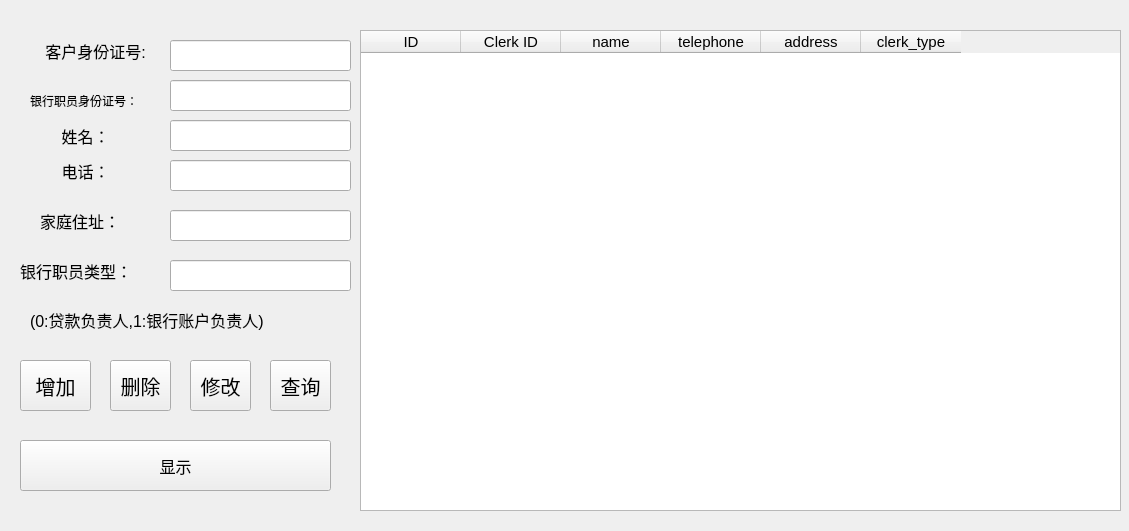
<?xml version="1.0" encoding="UTF-8"?>
<ui version="4.0">
 <class>ClientChange</class>
 <widget class="QWidget" name="ClientChange">
  <property name="geometry">
   <rect>
    <x>0</x>
    <y>0</y>
    <width>1129</width>
    <height>531</height>
   </rect>
  </property>
  <property name="windowTitle">
   <string>Client</string>
  </property>
  <widget class="QLineEdit" name="lineEdit_10">
   <property name="geometry">
    <rect>
     <x>170</x>
     <y>40</y>
     <width>181</width>
     <height>31</height>
    </rect>
   </property>
   <property name="font">
    <font>
     <pointsize>12</pointsize>
    </font>
   </property>
  </widget>
  <widget class="QLineEdit" name="lineEdit_14">
   <property name="geometry">
    <rect>
     <x>170</x>
     <y>260</y>
     <width>181</width>
     <height>31</height>
    </rect>
   </property>
   <property name="font">
    <font>
     <pointsize>12</pointsize>
    </font>
   </property>
  </widget>
  <widget class="QLineEdit" name="lineEdit_15">
   <property name="geometry">
    <rect>
     <x>170</x>
     <y>210</y>
     <width>181</width>
     <height>31</height>
    </rect>
   </property>
   <property name="font">
    <font>
     <pointsize>12</pointsize>
    </font>
   </property>
  </widget>
  <widget class="QLineEdit" name="lineEdit_11">
   <property name="geometry">
    <rect>
     <x>170</x>
     <y>160</y>
     <width>181</width>
     <height>31</height>
    </rect>
   </property>
   <property name="font">
    <font>
     <pointsize>12</pointsize>
    </font>
   </property>
  </widget>
  <widget class="QLabel" name="label">
   <property name="geometry">
    <rect>
     <x>10</x>
     <y>30</y>
     <width>171</width>
     <height>41</height>
    </rect>
   </property>
   <property name="font">
    <font>
     <pointsize>12</pointsize>
    </font>
   </property>
   <property name="text">
    <string>客户身份证号:</string>
   </property>
   <property name="alignment">
    <set>Qt::AlignCenter</set>
   </property>
  </widget>
  <widget class="QPushButton" name="pushButton_16">
   <property name="geometry">
    <rect>
     <x>20</x>
     <y>360</y>
     <width>71</width>
     <height>51</height>
    </rect>
   </property>
   <property name="font">
    <font>
     <pointsize>15</pointsize>
    </font>
   </property>
   <property name="text">
    <string>增加</string>
   </property>
  </widget>
  <widget class="QLabel" name="label_17">
   <property name="geometry">
    <rect>
     <x>40</x>
     <y>200</y>
     <width>91</width>
     <height>41</height>
    </rect>
   </property>
   <property name="font">
    <font>
     <pointsize>12</pointsize>
     <weight>50</weight>
     <bold>false</bold>
    </font>
   </property>
   <property name="text">
    <string>家庭住址：</string>
   </property>
  </widget>
  <widget class="QLabel" name="label_19">
   <property name="geometry">
    <rect>
     <x>20</x>
     <y>250</y>
     <width>131</width>
     <height>41</height>
    </rect>
   </property>
   <property name="font">
    <font>
     <pointsize>12</pointsize>
     <weight>50</weight>
     <bold>false</bold>
    </font>
   </property>
   <property name="text">
    <string>银行职员类型：</string>
   </property>
  </widget>
  <widget class="QLineEdit" name="lineEdit_12">
   <property name="geometry">
    <rect>
     <x>170</x>
     <y>120</y>
     <width>181</width>
     <height>31</height>
    </rect>
   </property>
   <property name="font">
    <font>
     <pointsize>12</pointsize>
    </font>
   </property>
  </widget>
  <widget class="QPushButton" name="pushButton_17">
   <property name="geometry">
    <rect>
     <x>110</x>
     <y>360</y>
     <width>61</width>
     <height>51</height>
    </rect>
   </property>
   <property name="font">
    <font>
     <pointsize>15</pointsize>
    </font>
   </property>
   <property name="text">
    <string>删除</string>
   </property>
  </widget>
  <widget class="QLabel" name="label_15">
   <property name="geometry">
    <rect>
     <x>30</x>
     <y>120</y>
     <width>111</width>
     <height>31</height>
    </rect>
   </property>
   <property name="font">
    <font>
     <pointsize>12</pointsize>
     <weight>50</weight>
     <bold>false</bold>
    </font>
   </property>
   <property name="text">
    <string>姓名：</string>
   </property>
   <property name="alignment">
    <set>Qt::AlignCenter</set>
   </property>
  </widget>
  <widget class="QLabel" name="label_2">
   <property name="geometry">
    <rect>
     <x>30</x>
     <y>80</y>
     <width>131</width>
     <height>41</height>
    </rect>
   </property>
   <property name="text">
    <string>银行职员身份证号：</string>
   </property>
  </widget>
  <widget class="QLineEdit" name="lineEdit_16">
   <property name="geometry">
    <rect>
     <x>170</x>
     <y>80</y>
     <width>181</width>
     <height>31</height>
    </rect>
   </property>
   <property name="font">
    <font>
     <pointsize>12</pointsize>
    </font>
   </property>
  </widget>
  <widget class="QPushButton" name="pushButton_27">
   <property name="geometry">
    <rect>
     <x>190</x>
     <y>360</y>
     <width>61</width>
     <height>51</height>
    </rect>
   </property>
   <property name="font">
    <font>
     <pointsize>15</pointsize>
    </font>
   </property>
   <property name="text">
    <string>修改</string>
   </property>
  </widget>
  <widget class="QLabel" name="label_16">
   <property name="geometry">
    <rect>
     <x>40</x>
     <y>150</y>
     <width>91</width>
     <height>41</height>
    </rect>
   </property>
   <property name="font">
    <font>
     <pointsize>12</pointsize>
     <weight>50</weight>
     <bold>false</bold>
    </font>
   </property>
   <property name="text">
    <string>电话：</string>
   </property>
   <property name="alignment">
    <set>Qt::AlignCenter</set>
   </property>
  </widget>
  <widget class="QPushButton" name="pushButton_28">
   <property name="geometry">
    <rect>
     <x>270</x>
     <y>360</y>
     <width>61</width>
     <height>51</height>
    </rect>
   </property>
   <property name="font">
    <font>
     <pointsize>15</pointsize>
    </font>
   </property>
   <property name="text">
    <string>查询</string>
   </property>
  </widget>
  <widget class="QTableWidget" name="table">
   <property name="geometry">
    <rect>
     <x>360</x>
     <y>30</y>
     <width>761</width>
     <height>481</height>
    </rect>
   </property>
   <property name="minimumSize">
    <size>
     <width>0</width>
     <height>300</height>
    </size>
   </property>
   <property name="font">
    <font>
     <pointsize>11</pointsize>
    </font>
   </property>
   <column>
    <property name="text">
     <string>ID</string>
    </property>
   </column>
   <column>
    <property name="text">
     <string>Clerk ID</string>
    </property>
   </column>
   <column>
    <property name="text">
     <string>name</string>
    </property>
   </column>
   <column>
    <property name="text">
     <string>telephone</string>
    </property>
   </column>
   <column>
    <property name="text">
     <string>address</string>
    </property>
   </column>
   <column>
    <property name="text">
     <string>clerk_type</string>
    </property>
   </column>
  </widget>
  <widget class="QLabel" name="label_3">
   <property name="geometry">
    <rect>
     <x>30</x>
     <y>310</y>
     <width>321</width>
     <height>20</height>
    </rect>
   </property>
   <property name="font">
    <font>
     <pointsize>12</pointsize>
    </font>
   </property>
   <property name="text">
    <string>(0:贷款负责人,1:银行账户负责人)</string>
   </property>
  </widget>
  <widget class="QPushButton" name="pushButton">
   <property name="geometry">
    <rect>
     <x>20</x>
     <y>440</y>
     <width>311</width>
     <height>51</height>
    </rect>
   </property>
   <property name="font">
    <font>
     <pointsize>12</pointsize>
    </font>
   </property>
   <property name="text">
    <string>显示</string>
   </property>
  </widget>
 </widget>
 <resources/>
 <connections/>
</ui>
